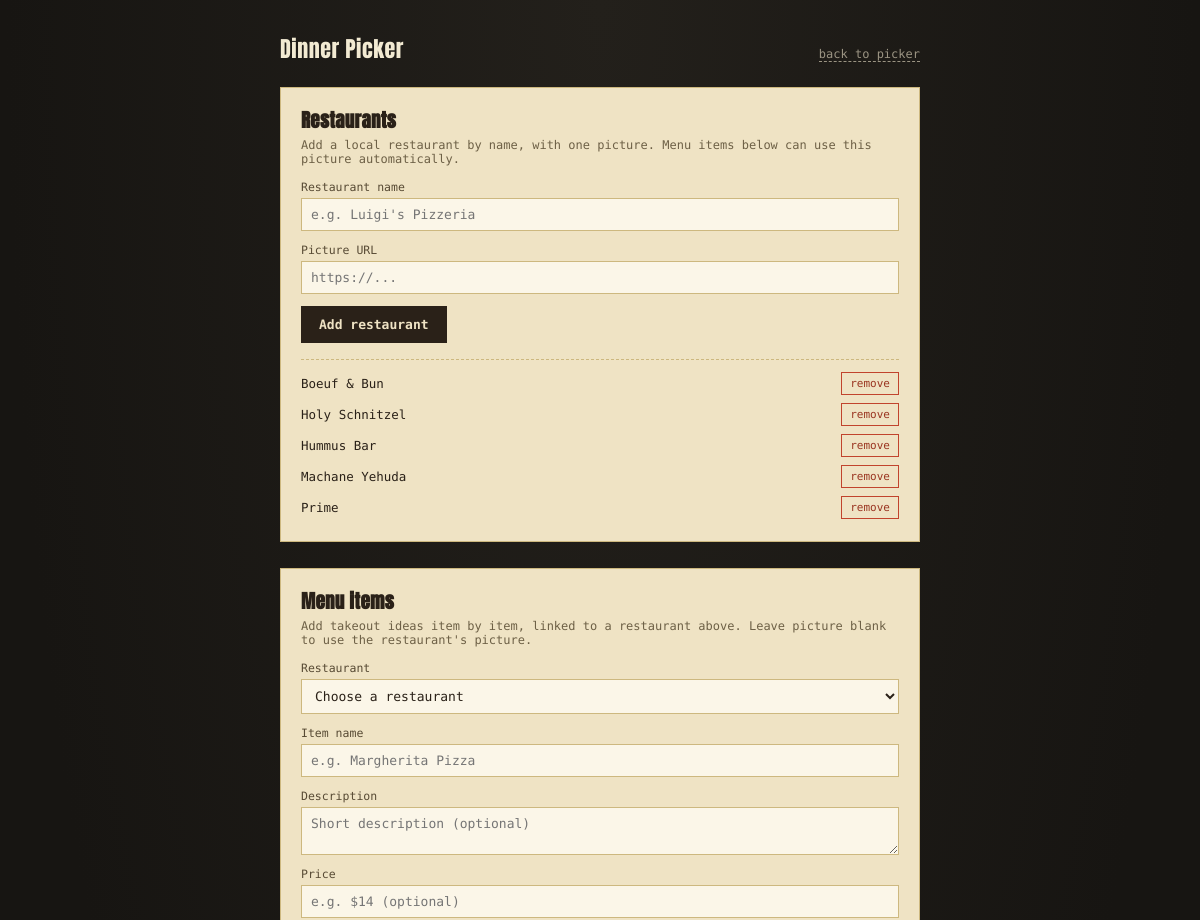
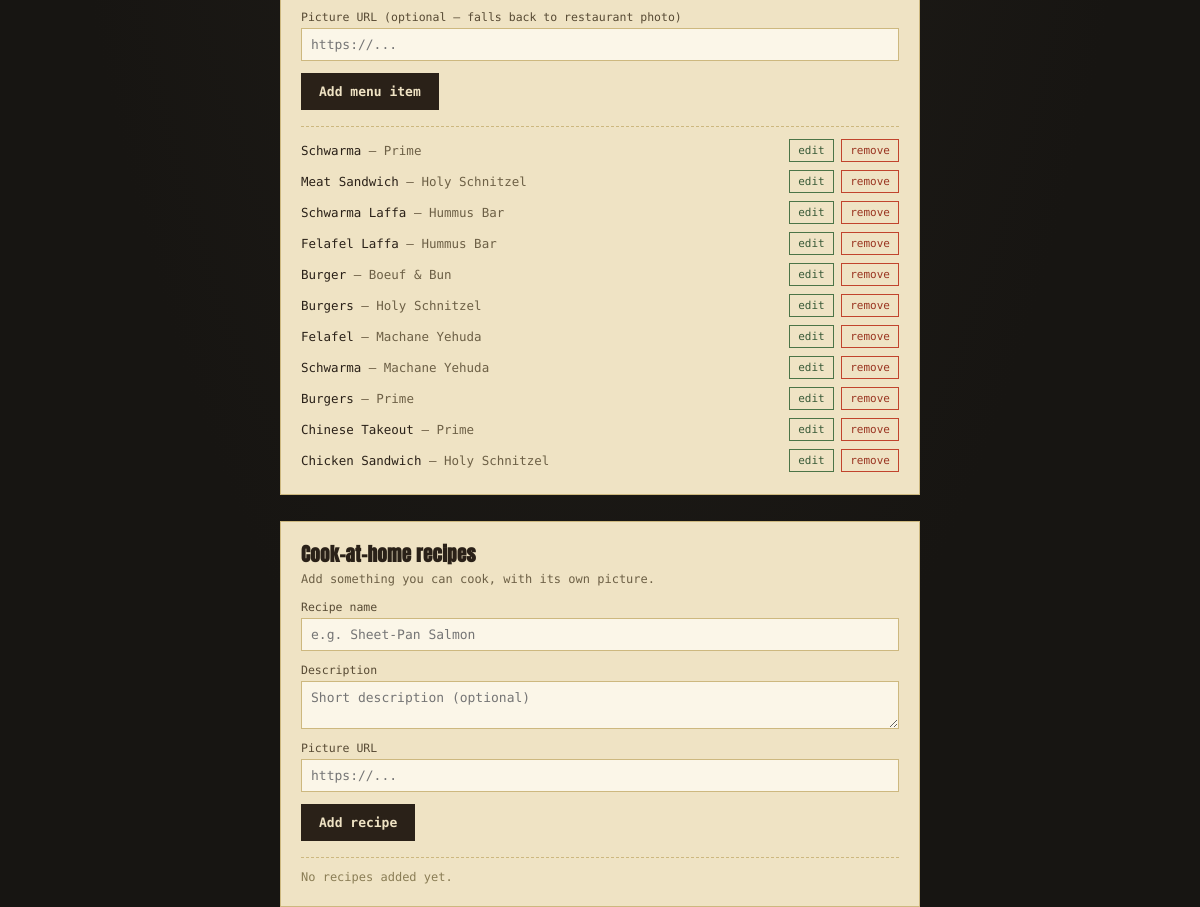
The page /admin on the database its author committed (2 pictures, top to bottom).
### src/dinner_picker/models.py (models this page shows)
class RestaurantBase(SQLModel):
    name: str = Field(index=True)
    image_url: str = ""

class Restaurant(RestaurantBase, table=True):
    __tablename__ = "restaurants"
    id: Optional[int] = Field(default=None, primary_key=True)
    menu_items: list["MenuItem"] = Relationship(back_populates="restaurant")

class MenuItemBase(SQLModel):
    restaurant_id: int = Field(foreign_key="restaurants.id", ondelete="CASCADE")
    name: str = Field(index=True)
    description: str = ""
    price: str = ""
    image_url: str = ""

class MenuItem(MenuItemBase, table=True):
    __tablename__ = "menu_items"
    id: Optional[int] = Field(default=None, primary_key=True)
    restaurant: Optional[Restaurant] = Relationship(back_populates="menu_items")

### src/dinner_picker/main.py (the view)
@app.get("/admin", response_class=HTMLResponse)
async def admin(request: Request):
    with Session(engine) as session:
        restaurants = session.exec(select(Restaurant).order_by(Restaurant.name)).all()
        recipes = session.exec(select(Recipe).order_by(Recipe.id.desc())).all()
        menu_items = session.exec(
            select(MenuItem, Restaurant)
            .join(Restaurant, MenuItem.restaurant_id == Restaurant.id)
            .order_by(MenuItem.id.desc())
        ).all()
        ingredient_rows = session.exec(
            select(RecipeIngredient, Ingredient)
            .join(Ingredient, RecipeIngredient.ingredient_id == Ingredient.id)
            .order_by(RecipeIngredient.recipe_id, Ingredient.name)
        ).all()
    recipe_rows = [dict(r) for r in recipes]
    by_recipe = {}
    for recipe_ingredient, ingredient in ingredient_rows:
        by_recipe.setdefault(recipe_ingredient.recipe_id, []).append(
            {
                "id": recipe_ingredient.id,
                "recipe_id": recipe_ingredient.recipe_id,
                "ingredient_id": ingredient.id,
                "name": ingredient.name,
                "quantity": recipe_ingredient.quantity,
                "notes": recipe_ingredient.notes,
            }
        )
    for recipe in recipe_rows:
        recipe["ingredients"] = by_recipe.get(recipe["id"], [])
    menu_rows = [{
        **dict(m),
        "restaurant_name": r.name,
    } for m, r in menu_items]
    return templates.TemplateResponse(
        request=request,
        name="admin.html",
        context={
            "restaurants": [dict(r) for r in restaurants],
            "recipes": recipe_rows,
            "menu_items": menu_rows,
        },
    )

### templates/admin.html (shortened to what this page needs)
<!DOCTYPE html>
<html lang="en">
<head>
  <link rel="stylesheet" href="/static/style.css">
</head>
<body>
  <div class="topbar" style="max-width:640px;">
    <span class="brand">Dinner Picker</span>
    <a class="admin-link" href="/">back to picker</a>
  </div>
  <div class="admin-wrap">
    <div class="admin-section">
      <h2>Restaurants</h2>
      <p class="hint">Add a local restaurant by name, with one picture. Menu items below can use this picture automatically.</p>
      <form id="restaurantForm">
        <div class="field-row">
          <label for="r-name">Restaurant name</label>
          <input id="r-name" name="name" required placeholder="e.g. Luigi's Pizzeria">
        </div>
        <div class="field-row">
          <label for="r-image">Picture URL</label>
          <input id="r-image" name="image_url" placeholder="https://...">
        </div>
        <button class="submit" type="submit">Add restaurant</button>
      </form>
      <div class="existing-list" id="restaurantList">
        {% for r in restaurants %}
        <div class="existing-item" data-id="{{ r.id }}" data-type="restaurant">
          <span>{{ r.name }}</span>
          <button class="del" data-kind="restaurants" data-id="{{ r.id }}">remove</button>
        </div>
        {% else %}
        <span class="empty-msg">No restaurants added yet.</span>
        {% endfor %}
      </div>
    </div>
    <div class="admin-section">
      <h2>Menu items</h2>
      <p class="hint">Add takeout ideas item by item, linked to a restaurant above. Leave picture blank to use the restaurant's picture.</p>
      <form id="menuItemForm">
        <div class="field-row">
          <label for="m-restaurant">Restaurant</label>
          <select id="m-restaurant" name="restaurant_id" required>
            <option value="" disabled selected>Choose a restaurant</option>
          </select>
        </div>
        <div class="field-row">
          <label for="m-name">Item name</label>
          <input id="m-name" name="name" required placeholder="e.g. Margherita Pizza">
        </div>
        <div class="field-row">
          <label for="m-description">Description</label>
          <textarea id="m-description" name="description" placeholder="Short description (optional)"></textarea>
        </div>
        <div class="field-row">
          <label for="m-price">Price</label>
          <input id="m-price" name="price" placeholder="e.g. $14 (optional)">
        </div>
        <div class="field-row">
          <label for="m-image">Picture URL (optional — falls back to restaurant photo)</label>
          <input id="m-image" name="image_url" placeholder="https://...">
        </div>
        <button class="submit" type="submit">Add menu item</button>
      </form>
      <div class="existing-list" id="menuItemList">
        {% for m in menu_items %}
        <div class="existing-item"
             data-id="{{ m.id }}"
             data-restaurant-id="{{ m.restaurant_id }}"
             data-name="{{ m.name }}"
             data-description="{{ m.description }}"
             data-price="{{ m.price }}"
             data-image-url="{{ m.image_url }}">
          <span>{{ m.name }} <span class="meta">— {{ m.restaurant_name }}</span></span>
          <div class="existing-actions">
            <button class="edit" data-kind="menu-items" data-id="{{ m.id }}">edit</button>
            <button class="del" data-kind="menu-items" data-id="{{ m.id }}">remove</button>
          </div>
        </div>
        {% else %}
        <span class="empty-msg">No menu items added yet.</span>
        {% endfor %}
      </div>
    </div>
    <div class="admin-section">
      <h2>Cook-at-home recipes</h2>
      <p class="hint">Add something you can cook, with its own picture.</p>
      <form id="recipeForm">
        <div class="field-row">
          <label for="c-name">Recipe name</label>
          <input id="c-name" name="name" required placeholder="e.g. Sheet-Pan Salmon">
        </div>
        <div class="field-row">
          <label for="c-description">Description</label>
          <textarea id="c-description" name="description" placeholder="Short description (optional)"></textarea>
        </div>
        <div class="field-row">
          <label for="c-image">Picture URL</label>
          <input id="c-image" name="image_url" placeholder="https://...">
        </div>
        <button class="submit" type="submit">Add recipe</button>
      </form>
      <div class="existing-list" id="recipeList">
        {% for r in recipes %}
        <div class="existing-item recipe-item" data-id="{{ r.id }}">
          <div>
            <span>{{ r.name }}</span>
            {% if r.ingredients %}
            <div class="ingredient-list">
              {% for ingredient in r.ingredients %}
              <span class="ingredient-pill">
                {{ ingredient.name }}{% if ingredient.quantity %} — {{ ingredient.quantity }}{% endif %}
                <button type="button" class="del-ingredient" data-id="{{ ingredient.id }}" aria-label="Remove {{ ingredient.name }}">x</button>
              </span>
              {% endfor %}
            </div>
            {% endif %}
            <form class="ingredient-form" data-recipe-id="{{ r.id }}">
              <input type="text" name="ingredient_name" placeholder="Ingredient" required>
              <input type="text" name="ingredient_quantity" placeholder="Qty">
              <input type="text" name="ingredient_notes" placeholder="Notes">
              <button type="submit" class="submit tiny">Add ingredient</button>
            </form>
          </div>
          <div class="existing-actions">
            <button class="del" data-kind="recipes" data-id="{{ r.id }}">remove</button>
          </div>
        </div>
        {% else %}
        <span class="empty-msg">No recipes added yet.</span>
        {% endfor %}
      </div>
    </div>
  </div>
</body>
</html>

### static/style.css (style rules this page uses)
:root { --counter: #23201b; --counter-deep: #171512; --paper: #efe3c4; --paper-shadow: #cdb87f; --ink: #2a2118; --tomato: #c1442d; --tomato-dark: #9a3521; --avocado: #4b7447; --avocado-dark: #395a37; --mustard: #d9a441; }
* { box-sizing: border-box; }
html, body { height: 100%; margin: 0; }
body { background: radial-gradient(ellipse at top, var(--counter) 0%, var(--counter-deep) 70%); color: var(--ink); font-family: 'Space Mono', monospace; min-height: 100vh; display: flex; flex-direction: column; align-items: center; padding: 32px 16px 48px; }
a { color: inherit; }
.topbar { width: 100%; max-width: 420px; display: flex; justify-content: space-between; align-items: baseline; margin-bottom: 22px; color: #cfc6b0; }
.topbar .brand { font-family: 'Anton', sans-serif; font-size: 22px; letter-spacing: 0.5px; color: #f2ead2; }
.topbar a.admin-link { font-size: 12px; text-decoration: none; color: #9b9483; border-bottom: 1px dashed #9b9483; }
.admin-wrap { width: 100%; max-width: 640px; display: flex; flex-direction: column; gap: 26px; }
.admin-section { background: var(--paper); border: 1px solid var(--paper-shadow); padding: 18px 20px 22px; }
.admin-section h2 { font-family: 'Anton', sans-serif; font-size: 19px; margin: 0 0 4px; letter-spacing: 0.3px; }
.admin-section p.hint { font-size: 12px; color: #6d6046; margin: 0 0 14px; }
.field-row { display: flex; flex-direction: column; gap: 4px; margin-bottom: 12px; }
.field-row label { font-size: 11.5px; color: #574a34; }
.field-row input, .field-row select, .field-row textarea { font-family: 'Space Mono', monospace; font-size: 13px; padding: 8px 9px; border: 1px solid var(--paper-shadow); background: #fbf6e8; color: var(--ink); }
.field-row textarea { resize: vertical; min-height: 46px; }
.admin-section button.submit { font-family: 'Space Mono', monospace; font-weight: 700; font-size: 13px; padding: 9px 16px; border: 2px solid var(--ink); background: var(--ink); color: var(--paper); cursor: pointer; }
.existing-list { margin-top: 16px; border-top: 1px dashed var(--paper-shadow); padding-top: 12px; display: flex; flex-direction: column; gap: 8px; }
.existing-item { display: flex; justify-content: space-between; align-items: center; font-size: 12.5px; gap: 10px; }
.existing-item .meta { color: #6d6046; }
.existing-item button.edit, .existing-item button.del, .cancel-edit { font-family: 'Space Mono', monospace; font-size: 11px; padding: 4px 8px; cursor: pointer; }
.existing-item button.edit { background: none; border: 1px solid var(--avocado); color: var(--avocado-dark); }
.existing-item button.del { background: none; border: 1px solid var(--tomato); color: var(--tomato-dark); }
.empty-msg { font-size: 12px; color: #8a7d55; }

### rows shown on the page
Restaurant: name "Boeuf & Bun", restaurant_name "Boeuf & Bun"
Restaurant: name "Holy Schnitzel", restaurant_name "Holy Schnitzel" "Holy Schnitzel" "Holy Schnitzel"
Restaurant: name "Hummus Bar", restaurant_name "Hummus Bar" "Hummus Bar"
Restaurant: name "Machane Yehuda", restaurant_name "Machane Yehuda" "Machane Yehuda"
Restaurant: name "Prime", restaurant_name "Prime" "Prime" "Prime"
MenuItem: name "Schwarma"
MenuItem: name "Meat Sandwich"
MenuItem: name "Schwarma Laffa"
MenuItem: name "Felafel Laffa"
MenuItem: name "Burger"
MenuItem: name "Burgers"
MenuItem: name "Felafel"
MenuItem: name "Schwarma"
MenuItem: name "Burgers"
MenuItem: name "Chinese Takeout"
MenuItem: name "Chicken Sandwich"
